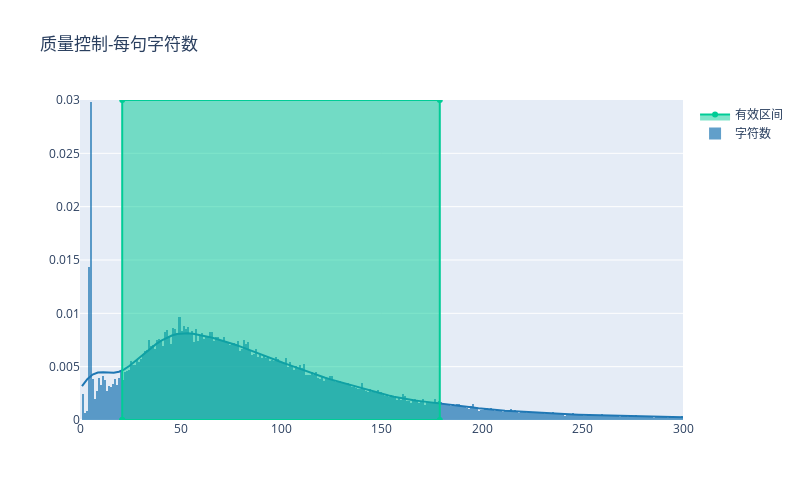

The code cell stored with this chart in its notebook:
### Code cell
fig = ff.create_distplot([stn_len], ['字符数'], show_rug=False)
fig.add_trace(go.Scatter(x=[lp, hp, hp, lp, lp], y=[0, 0, 0.03, 0.03, 0], name='有效区间', fill='toself'))
fig.update_layout(width=800, height=500, title="质量控制-每句字符数")
fig.update_xaxes(range=(0,300))
fig.update_yaxes(range=(0,0.03))
fig.show()

### Figure 1 — Plotly figure (JSON) as saved in the notebook; plotly's stock layout.template omitted (floating-point values rounded to 4 significant figures; data arrays with more than 128 entries replaced by an {"elided": "..."} marker saying what was removed)
{"data": [{"autobinx": false, "histnorm": "probability density", "legendgroup": "字符数", "marker": {"color": "rgb(31, 119, 180)"}, "name": "字符数", "opacity": 0.7, "type": "histogram", "x": {"elided": "76192 int values"}, "xaxis": "x", "xbins": {"end": 1316, "size": 1, "start": 1}, "yaxis": "y"}, {"legendgroup": "字符数", "marker": {"color": "rgb(31, 119, 180)"}, "mode": "lines", "name": "字符数", "showlegend": false, "type": "scatter", "x": {"elided": "500 float values"}, "xaxis": "x", "y": {"elided": "500 float values"}, "yaxis": "y"}, {"fill": "toself", "name": "有效区间", "type": "scatter", "x": [21, 179, 179, 21, 21], "y": [0, 0, 0.03, 0.03, 0]}], "layout": {"barmode": "overlay", "height": 500, "hovermode": "closest", "legend": {"traceorder": "reversed"}, "title": {"text": "质量控制-每句字符数"}, "width": 800, "xaxis": {"anchor": "y2", "domain": [0, 1], "range": [0, 300], "zeroline": false}, "yaxis": {"anchor": "free", "domain": [0, 1], "position": 0, "range": [0, 0.03]}}}
